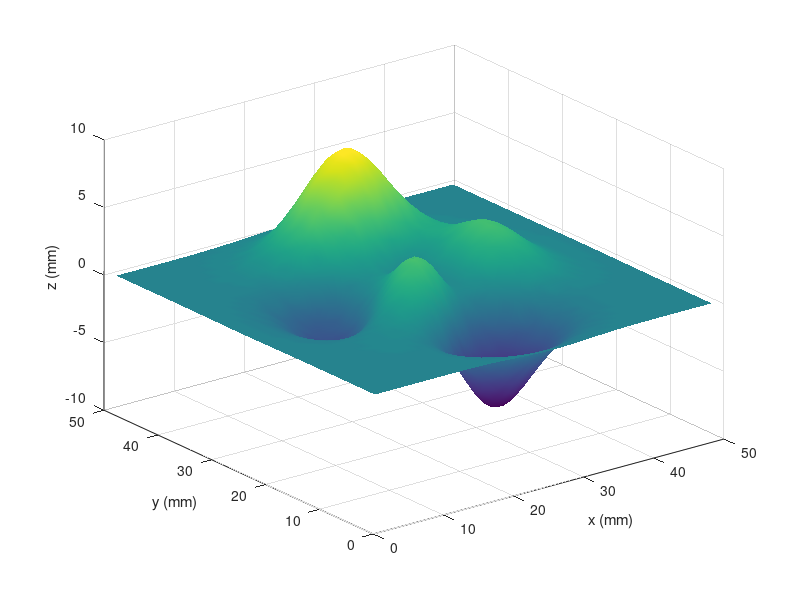

The MATLAB source for this figure:
% this file is to test the git hub integration with matlab 

%% this section clears the workspace and closes all figure windows 

clc, clear all, close all

%% 

figure(1)
surf(peaks), shading interp 

xlabel('x (mm)')
ylabel('y (mm)')
zlabel('z (mm)')